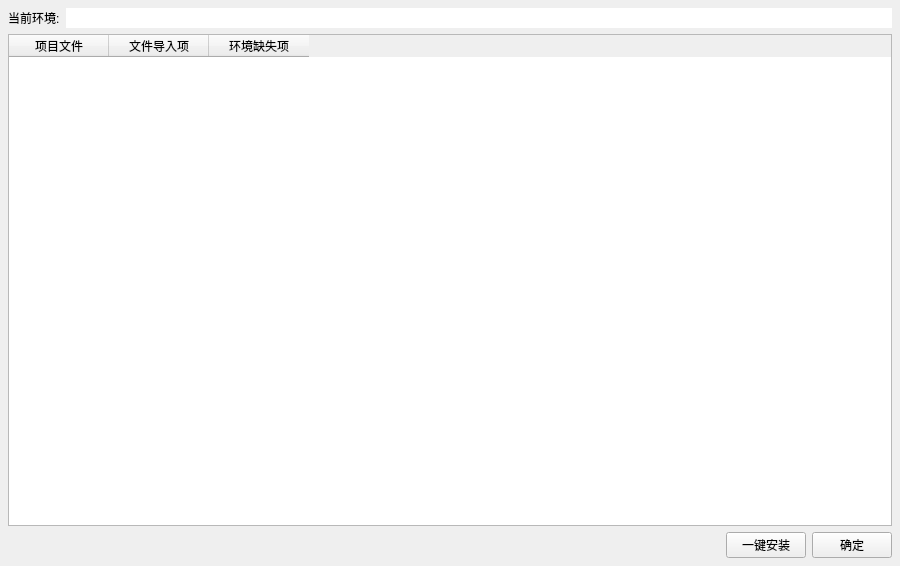
<?xml version="1.0" encoding="UTF-8"?>
<ui version="4.0">
 <class>imports_check</class>
 <widget class="QWidget" name="imports_check">
  <property name="windowModality">
   <enum>Qt::ApplicationModal</enum>
  </property>
  <property name="geometry">
   <rect>
    <x>0</x>
    <y>0</y>
    <width>900</width>
    <height>566</height>
   </rect>
  </property>
  <property name="font">
   <font>
    <family>Microsoft YaHei UI</family>
   </font>
  </property>
  <property name="windowTitle">
   <string>导入项检查</string>
  </property>
  <layout class="QHBoxLayout" name="horizontalLayout_3">
   <property name="leftMargin">
    <number>8</number>
   </property>
   <property name="topMargin">
    <number>8</number>
   </property>
   <property name="rightMargin">
    <number>8</number>
   </property>
   <property name="bottomMargin">
    <number>8</number>
   </property>
   <item>
    <layout class="QVBoxLayout" name="verticalLayout_2">
     <item>
      <layout class="QHBoxLayout" name="horizontalLayout_2" stretch="0,9">
       <item>
        <widget class="QLabel" name="label">
         <property name="text">
          <string>当前环境:</string>
         </property>
        </widget>
       </item>
       <item>
        <widget class="QLineEdit" name="le_cip_cur_env">
         <property name="frame">
          <bool>false</bool>
         </property>
         <property name="readOnly">
          <bool>true</bool>
         </property>
        </widget>
       </item>
      </layout>
     </item>
     <item>
      <layout class="QVBoxLayout" name="verticalLayout">
       <item>
        <widget class="QTableWidget" name="tw_missing_imports">
         <property name="editTriggers">
          <set>QAbstractItemView::NoEditTriggers</set>
         </property>
         <property name="selectionMode">
          <enum>QAbstractItemView::NoSelection</enum>
         </property>
         <attribute name="horizontalHeaderHighlightSections">
          <bool>false</bool>
         </attribute>
         <attribute name="verticalHeaderHighlightSections">
          <bool>false</bool>
         </attribute>
         <column>
          <property name="text">
           <string>项目文件</string>
          </property>
         </column>
         <column>
          <property name="text">
           <string>文件导入项</string>
          </property>
         </column>
         <column>
          <property name="text">
           <string>环境缺失项</string>
          </property>
         </column>
        </widget>
       </item>
       <item>
        <layout class="QHBoxLayout" name="horizontalLayout">
         <item>
          <spacer name="horizontalSpacer">
           <property name="orientation">
            <enum>Qt::Horizontal</enum>
           </property>
           <property name="sizeHint" stdset="0">
            <size>
             <width>40</width>
             <height>20</height>
            </size>
           </property>
          </spacer>
         </item>
         <item>
          <widget class="QPushButton" name="pb_install_all_missing">
           <property name="toolTip">
            <string>一键安装该环境所有缺失的项目导入项。
注意，当缺失的导入项无法在该环境安装时，不会有错误提示。</string>
           </property>
           <property name="text">
            <string>一键安装</string>
           </property>
          </widget>
         </item>
         <item>
          <widget class="QPushButton" name="pb_confirm">
           <property name="toolTip">
            <string>什么都不做，关闭窗口并返回。</string>
           </property>
           <property name="text">
            <string>确定</string>
           </property>
          </widget>
         </item>
        </layout>
       </item>
      </layout>
     </item>
    </layout>
   </item>
  </layout>
 </widget>
 <resources/>
 <connections/>
</ui>
